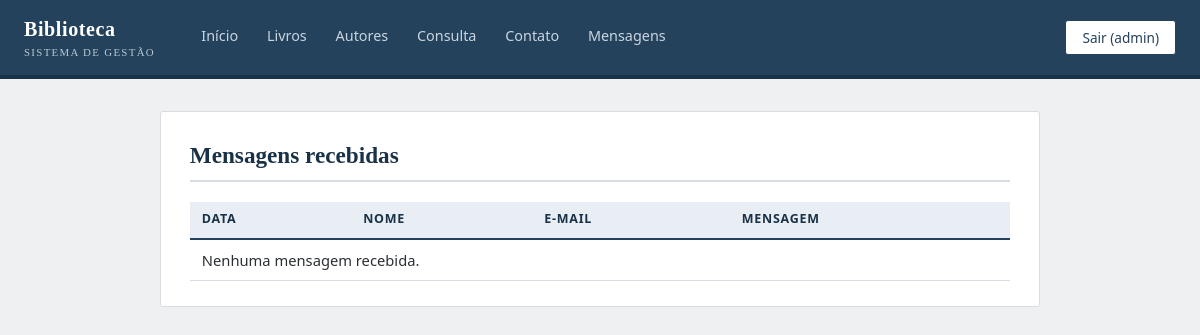
Before: /mensagens/ (signed in) with the older database file.
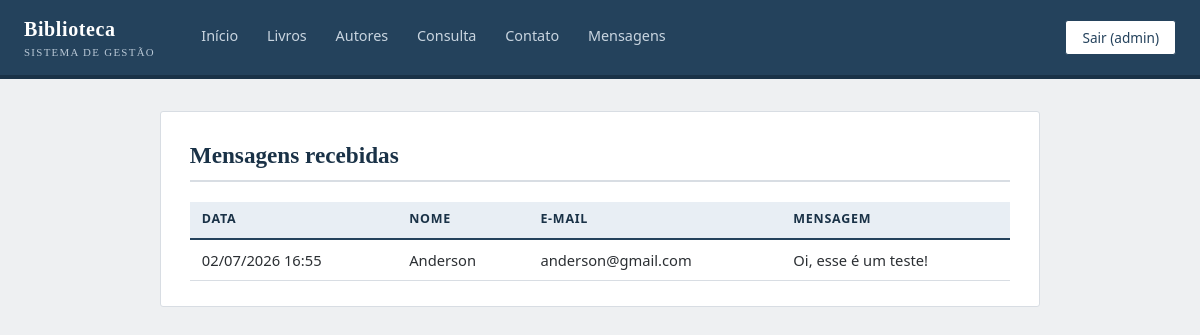
After: the same page with the newer database file.
### core/models.py (models this page shows, shortened)
class Contato(models.Model):
    nome = models.CharField(max_length=100)
    email = models.EmailField(max_length=100)
    mensagem = models.TextField()
    enviado_em = models.DateTimeField(auto_now_add=True)

### core/views.py (the view)
# urls.py: path("mensagens/", views.mensagens, name="mensagens"),
@user_passes_test(lambda u: u.is_staff, login_url="login")
def mensagens(request):
    lista = Contato.objects.order_by("-enviado_em")
    return render(request, "core/mensagens.html", {"mensagens": lista})

### core/templates/core/mensagens.html (shortened to what this page needs)
{% extends "core/base.html" %}
{% block content %}
<div class="card">
  <h1>Mensagens recebidas</h1>
  <table>
    <tr><th>Data</th><th>Nome</th><th>E-mail</th><th>Mensagem</th></tr>
    {% for m in mensagens %}
    <tr>
      <td style="white-space:nowrap">{{ m.enviado_em|date:"d/m/Y H:i" }}</td>
      <td>{{ m.nome }}</td>
      <td>{{ m.email }}</td>
      <td>{{ m.mensagem }}</td>
    </tr>
    {% empty %}
    <tr><td colspan="4">Nenhuma mensagem recebida.</td></tr>
    {% endfor %}
  </table>
</div>
{% endblock %}

Changed rows visible on the page:
added Contato: enviado_em "02/07/2026 16:55", nome "Anderson", email "anderson@gmail.com", mensagem "Oi, esse é um teste!"
Other visible differences:
text no longer shown: "Nenhuma mensagem recebida."
